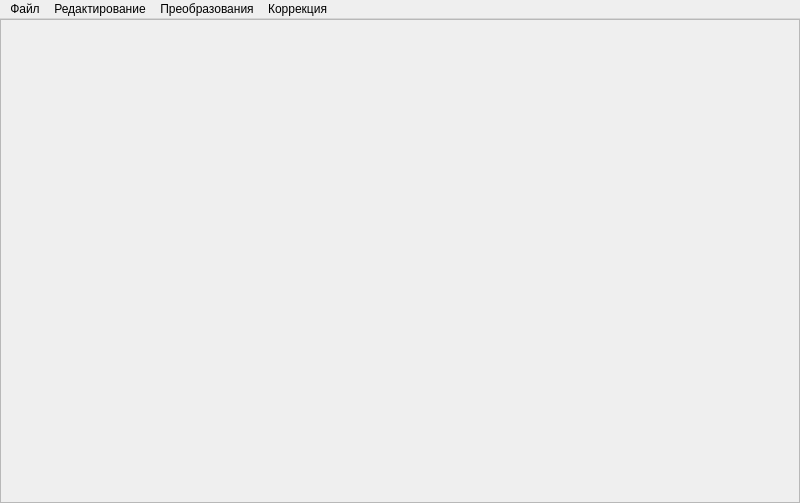
<?xml version="1.0" encoding="UTF-8"?>
<ui version="4.0">
 <class>MainWindow</class>
 <widget class="QMainWindow" name="MainWindow">
  <property name="geometry">
   <rect>
    <x>0</x>
    <y>0</y>
    <width>800</width>
    <height>503</height>
   </rect>
  </property>
  <property name="windowTitle">
   <string>MainWindow</string>
  </property>
  <widget class="QWidget" name="centralWidget">
   <layout class="QHBoxLayout" name="horizontalLayout_2">
    <property name="spacing">
     <number>0</number>
    </property>
    <property name="leftMargin">
     <number>0</number>
    </property>
    <property name="topMargin">
     <number>0</number>
    </property>
    <property name="rightMargin">
     <number>0</number>
    </property>
    <property name="bottomMargin">
     <number>0</number>
    </property>
    <item>
     <widget class="QScrollArea" name="scrollArea">
      <property name="widgetResizable">
       <bool>true</bool>
      </property>
      <widget class="QWidget" name="scrollAreaWidgetContents">
       <property name="geometry">
        <rect>
         <x>0</x>
         <y>0</y>
         <width>798</width>
         <height>480</height>
        </rect>
       </property>
       <layout class="QHBoxLayout" name="horizontalLayout">
        <property name="spacing">
         <number>0</number>
        </property>
        <property name="leftMargin">
         <number>0</number>
        </property>
        <property name="topMargin">
         <number>0</number>
        </property>
        <property name="rightMargin">
         <number>0</number>
        </property>
        <property name="bottomMargin">
         <number>0</number>
        </property>
        <item>
         <widget class="QLabel" name="imageLabel">
          <property name="text">
           <string/>
          </property>
          <property name="scaledContents">
           <bool>false</bool>
          </property>
          <property name="alignment">
           <set>Qt::AlignCenter</set>
          </property>
         </widget>
        </item>
       </layout>
      </widget>
     </widget>
    </item>
   </layout>
  </widget>
  <widget class="QMenuBar" name="menuBar">
   <property name="geometry">
    <rect>
     <x>0</x>
     <y>0</y>
     <width>800</width>
     <height>21</height>
    </rect>
   </property>
   <widget class="QMenu" name="menufile">
    <property name="title">
     <string>Файл</string>
    </property>
    <addaction name="actionOpen"/>
    <addaction name="actionSave"/>
    <addaction name="actionSaveAs"/>
    <addaction name="separator"/>
    <addaction name="actionExit"/>
   </widget>
   <widget class="QMenu" name="menu">
    <property name="title">
     <string>Преобразования</string>
    </property>
    <addaction name="actionGray"/>
    <addaction name="actionBin"/>
   </widget>
   <widget class="QMenu" name="menu_2">
    <property name="title">
     <string>Коррекция</string>
    </property>
   </widget>
   <widget class="QMenu" name="menu_3">
    <property name="title">
     <string>Редактирование</string>
    </property>
    <addaction name="actionScale"/>
   </widget>
   <addaction name="menufile"/>
   <addaction name="menu_3"/>
   <addaction name="menu"/>
   <addaction name="menu_2"/>
  </widget>
  <action name="actionOpen">
   <property name="text">
    <string>Открыть</string>
   </property>
  </action>
  <action name="actionSave">
   <property name="text">
    <string>Сохранить</string>
   </property>
  </action>
  <action name="actionSaveAs">
   <property name="text">
    <string>Сохранить как...</string>
   </property>
  </action>
  <action name="actionExit">
   <property name="text">
    <string>Выход</string>
   </property>
  </action>
  <action name="actionRotate">
   <property name="text">
    <string>Вращение</string>
   </property>
  </action>
  <action name="actionScale">
   <property name="text">
    <string>Масштабирование</string>
   </property>
  </action>
  <action name="actionGray">
   <property name="text">
    <string>Полутон</string>
   </property>
  </action>
  <action name="actionBin">
   <property name="text">
    <string>Бинаризация</string>
   </property>
  </action>
 </widget>
 <layoutdefault spacing="6" margin="11"/>
 <resources/>
 <connections/>
</ui>
